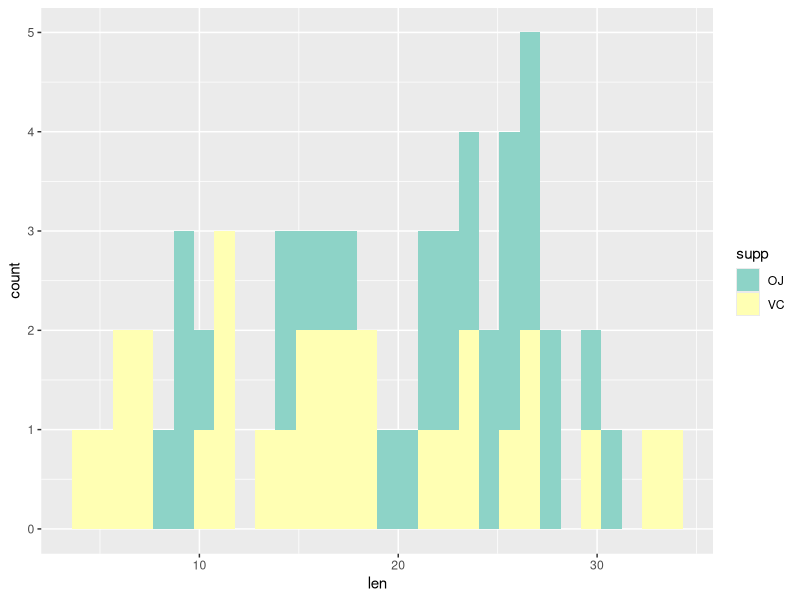
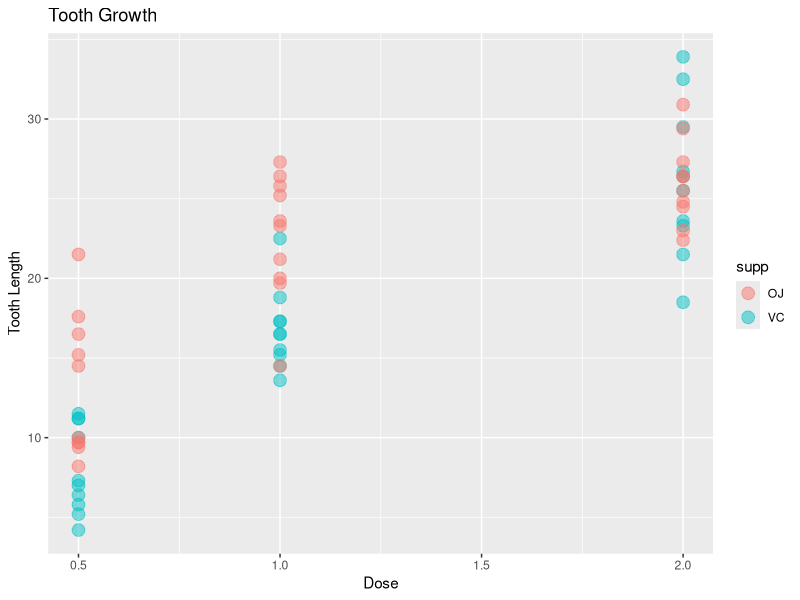

These figures' R source, in order:
## ---- chunk 1

library(datasets)
library(ggplot2)

data(ToothGrowth)

dim(ToothGrowth)
names(ToothGrowth)

str(ToothGrowth)

ggplot(data=ToothGrowth, aes(x=len, fill=supp)) +geom_bar(stat="bin")+ scale_fill_brewer(palette="Set3")


g <- ggplot(ToothGrowth, aes(dose, len))
g + geom_point(aes(color = supp), size = 4, alpha = 1/2) + labs(title = "Tooth Growth") + labs(x ="Dose", y="Tooth Length")# + scale_colour_hue(palette="YlGn")

## ---- chunk 2
head(ToothGrowth)

summary(ToothGrowth)

table(ToothGrowth$dose, ToothGrowth$supp)

## ---- chunk 3
#t test for difference in length due to supplement type
#Assuming unequal variances

t.test(len ~ supp, data = ToothGrowth)

## ---- chunk 4
#difference in length due to different types of dose
#creating groups by dose level

ToothGrowth_0.5_1.0 <- subset (ToothGrowth, dose %in% c(0.5, 1.0)) 
ToothGrowth_0.5_2.0 <- subset (ToothGrowth, dose %in% c(0.5, 2.0)) 
ToothGrowth_1.0_2.0 <- subset (ToothGrowth, dose %in% c(1.0, 2.0)) 

#testing for difference in length due to dose value
#assuming equal variances for all three

t.test(len ~ dose, data = ToothGrowth_0.5_1.0)
t.test(len ~ dose, data = ToothGrowth_0.5_2.0)
t.test(len ~ dose, data = ToothGrowth_1.0_2.0)
